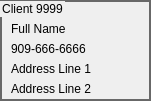
  <widget class="QGroupBox" name="groupBox_Client">
   <property name="geometry">
    <rect>
     <x>330</x>
     <y>10</y>
     <width>151</width>
     <height>101</height>
    </rect>
   </property>
   <property name="minimumSize">
    <size>
     <width>151</width>
     <height>101</height>
    </size>
   </property>
   <property name="maximumSize">
    <size>
     <width>151</width>
     <height>101</height>
    </size>
   </property>
   <property name="styleSheet">
    <string notr="true">border: 2px solid #686868;</string>
   </property>
   <property name="title">
    <string>Client 9999</string>
   </property>
   <widget class="QLabel" name="label_fullName">
    <property name="geometry">
     <rect>
      <x>11</x>
      <y>20</y>
      <width>131</width>
      <height>17</height>
     </rect>
    </property>
    <property name="minimumSize">
     <size>
      <width>114</width>
      <height>17</height>
     </size>
    </property>
    <property name="styleSheet">
     <string notr="true">border: none;</string>
    </property>
    <property name="text">
     <string>Full Name</string>
    </property>
   </widget>
   <widget class="QLabel" name="label_Address1">
    <property name="geometry">
     <rect>
      <x>11</x>
      <y>60</y>
      <width>131</width>
      <height>17</height>
     </rect>
    </property>
    <property name="minimumSize">
     <size>
      <width>80</width>
      <height>17</height>
     </size>
    </property>
    <property name="styleSheet">
     <string notr="true">border: none;</string>
    </property>
    <property name="text">
     <string>Address Line 1</string>
    </property>
   </widget>
   <widget class="QLabel" name="label_Address2">
    <property name="geometry">
     <rect>
      <x>11</x>
      <y>80</y>
      <width>131</width>
      <height>17</height>
     </rect>
    </property>
    <property name="minimumSize">
     <size>
      <width>80</width>
      <height>17</height>
     </size>
    </property>
    <property name="styleSheet">
     <string notr="true">border: none;</string>
    </property>
    <property name="text">
     <string>Address Line 2</string>
    </property>
   </widget>
   <widget class="QLabel" name="label_phoneNumber">
    <property name="geometry">
     <rect>
      <x>11</x>
      <y>40</y>
      <width>78</width>
      <height>17</height>
     </rect>
    </property>
    <property name="minimumSize">
     <size>
      <width>78</width>
      <height>17</height>
     </size>
    </property>
    <property name="maximumSize">
     <size>
      <width>78</width>
      <height>17</height>
     </size>
    </property>
    <property name="styleSheet">
     <string notr="true">border: none;</string>
    </property>
    <property name="text">
     <string>909-666-6666</string>
    </property>
   </widget>
  </widget>
